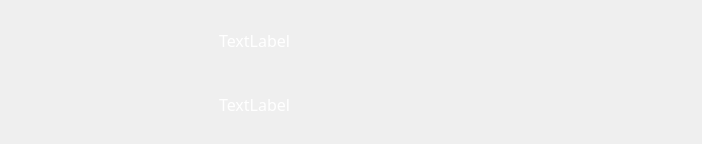
<?xml version="1.0" encoding="UTF-8"?>
<ui version="4.0">
 <class>SaveItem</class>
 <widget class="QWidget" name="SaveItem">
  <property name="geometry">
   <rect>
    <x>0</x>
    <y>0</y>
    <width>702</width>
    <height>140</height>
   </rect>
  </property>
  <property name="sizePolicy">
   <sizepolicy hsizetype="Preferred" vsizetype="Minimum">
    <horstretch>0</horstretch>
    <verstretch>0</verstretch>
   </sizepolicy>
  </property>
  <property name="windowTitle">
   <string>SaveItem</string>
  </property>
  <layout class="QHBoxLayout" name="horizontalLayout" stretch="3,1,9">
   <item>
    <widget class="QLabel" name="imgLabel">
     <property name="sizePolicy">
      <sizepolicy hsizetype="Fixed" vsizetype="Fixed">
       <horstretch>0</horstretch>
       <verstretch>0</verstretch>
      </sizepolicy>
     </property>
     <property name="minimumSize">
      <size>
       <width>150</width>
       <height>122</height>
      </size>
     </property>
     <property name="maximumSize">
      <size>
       <width>150</width>
       <height>122</height>
      </size>
     </property>
     <property name="text">
      <string/>
     </property>
    </widget>
   </item>
   <item>
    <spacer name="horizontalSpacer">
     <property name="orientation">
      <enum>Qt::Horizontal</enum>
     </property>
     <property name="sizeHint" stdset="0">
      <size>
       <width>40</width>
       <height>20</height>
      </size>
     </property>
    </spacer>
   </item>
   <item>
    <layout class="QVBoxLayout" name="verticalLayout">
     <item>
      <widget class="QLabel" name="saveNameLabel">
       <property name="font">
        <font>
         <family>Microsoft YaHei</family>
         <pointsize>12</pointsize>
        </font>
       </property>
       <property name="styleSheet">
        <string notr="true">color:white;</string>
       </property>
       <property name="text">
        <string>TextLabel</string>
       </property>
       <property name="alignment">
        <set>Qt::AlignLeading|Qt::AlignLeft|Qt::AlignVCenter</set>
       </property>
      </widget>
     </item>
     <item>
      <widget class="QLabel" name="lastModifiedLabel">
       <property name="font">
        <font>
         <family>Microsoft YaHei</family>
         <pointsize>12</pointsize>
        </font>
       </property>
       <property name="styleSheet">
        <string notr="true">color:white;</string>
       </property>
       <property name="text">
        <string>TextLabel</string>
       </property>
       <property name="alignment">
        <set>Qt::AlignLeading|Qt::AlignLeft|Qt::AlignVCenter</set>
       </property>
      </widget>
     </item>
    </layout>
   </item>
  </layout>
 </widget>
 <layoutdefault spacing="6" margin="11"/>
 <resources/>
 <connections/>
</ui>
